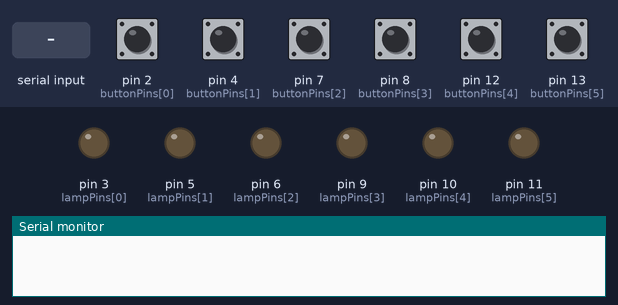
A sketch run on a simulated Arduino Nano, built with avr-gcc and run on an emulated ATmega328P. Shown: output pins drawn as LEDs (lit = HIGH), the last lines printed to the serial monitor. The inputs (shaded band) are chosen by the test bench; at power-on: pin 2 (buttonPins[0]), pin 4 (buttonPins[1]), pin 7 (buttonPins[2]), pin 8 (buttonPins[3]), pin 12 (buttonPins[4]), pin 13 (buttonPins[5]) HIGH.

Above: at 1.2 s.
1.3 s: pin 2 (buttonPins[0]) pulled LOW for 0.15 s
At 2.2 s:
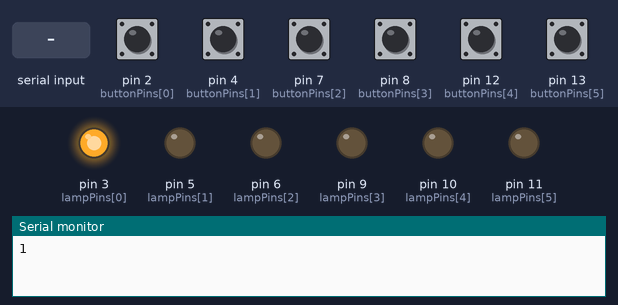
2.9 s: "R\n" received over Serial
5.9 s: pin 4 (buttonPins[1]) pulled LOW for 0.15 s
At 6.7 s:
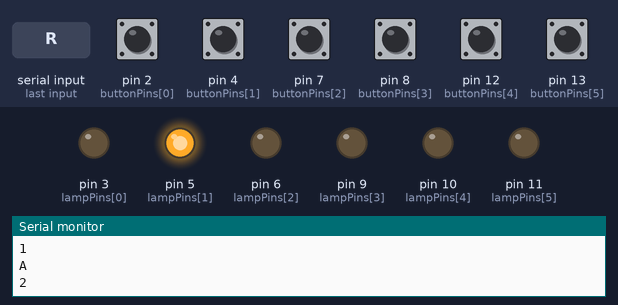
7.5 s: byte 70 ('F') received over Serial
At 7.86 s:
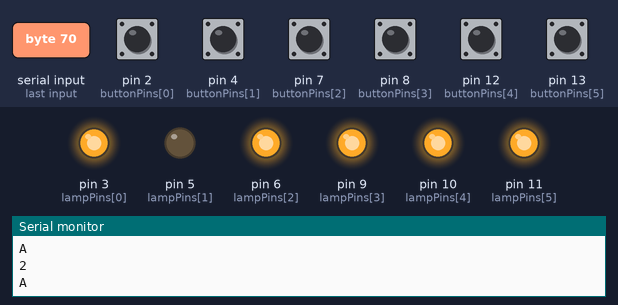
10.5 s: pin 7 (buttonPins[2]) pulled LOW for 0.15 s
At 11.4 s:
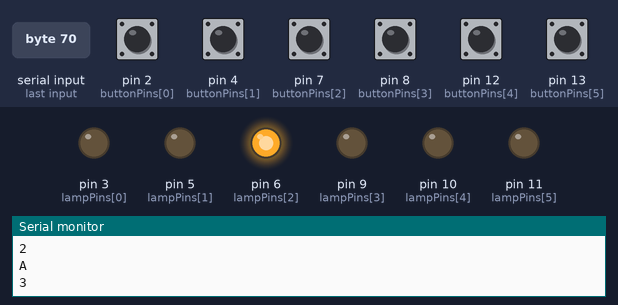
12.1 s: byte 82 ('R') received over Serial
Timing chart, 0 to 20.2 s (numbered marks = the images above; inputs shaded):
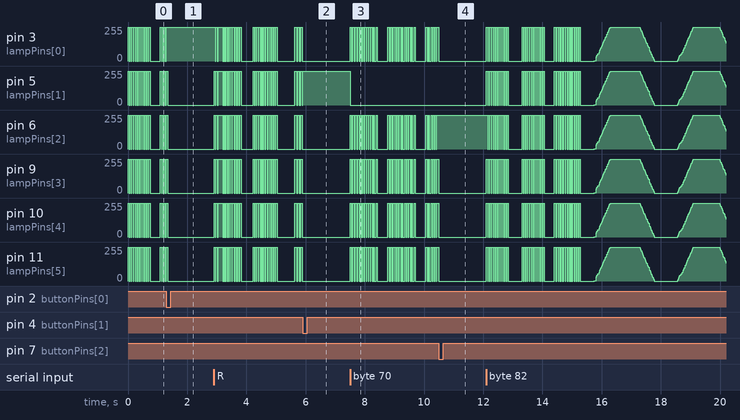

The sketch:

beopardy.ino
```cpp
/*
  CCC beopardy serial protocol

  See http://www.42.org/~sec/B/beopardy-2010/RTFM.serial

  Hardware connections / pin assignments:

  Button 1: pin D2
  Button 2: pin D4
  Button 3: pin D7
  Button 4: pin D8
  Button 5: pin D12
  Button 6: pin D13 (onboard LED)

  Lamp 1: pin  D3  (PWM capable)
  Lamp 2: pin  D5  (PWM capable)
  Lamp 3: pin  D6  (PWM capable)
  Lamp 4: pin  D9  (PWM capable)
  Lamp 5: pin  D10 (PWM capable)
  Lamp 6: pin  D11 (PWM capable)

*/

/* PLAYERS: maximum number of players the hardware supports
 * setting this higher than the actual number of buttons currently connected is ok.
 * setting this higher than 5 will redefine the onboard LED
 * maximum setting is 6 for the Arduino nano v3.0.
 */
#define PLAYERS 6

int buttonPins[] = { 2, 4, 7, 8, 12, 13 };
int lampPins[]   = { 3, 5, 6, 9, 10, 11 };

/* BUTTON_PUSHED: the TTL level on digital pins while a button is pushed
 * depends on the circuitry that connects the buttons to the digital I/O pins (true or false)
 */
#define BUTTON_PUSHED LOW

// DEBOUNCE_COUNT: how many consecutive reads until a button is considered to be pressed
#define DEBOUNCE_COUNT 8

// consistency check on number of maximum players
#if PLAYERS < 2 || PLAYERS > 6
#error invalid numbers of \PLAYERS: PLAYERS
#endif

#if PLAYERS < 6
int ledPin = 13; // indicator for "button has been pushed"
#endif

bool asyncMode = true;      // sync mode: PC polls board for buttons; async mode: board sends buttons anytime
int button = 0;                // indicates which button was pressed first, or zero if no button pressed yet, or -1 if buttons inactive by command 'N'
int debounceCounters[PLAYERS]; // debounce counters for each button
unsigned char suppressedButtons;     // bitmask that indicates suppressed buttons (player gave wrong answer)

// these arrays control the lamp flickering
typedef struct struct_flash {
    unsigned short repetitions;      // how many flashes
    unsigned short attack_decay;     // attach and decay rate in ms
    unsigned short on_duration;      // hold duration in ms
    unsigned short off_duration;     // pause before next repetition in ms
} t_flash;

const t_flash flashes_odd[] = {
  { 12, 5, 20, 20 }, // 20 quick flashes
  {  1, 0, 0, 300 },  // 500 ms pause
  { 12, 5, 20, 20 }, // 20 quick flashes
  {  1, 0, 0, 300 },  // 500 ms pause
  { 12, 5, 20, 20 }, // 20 quick flashes
  {  1, 0, 0, 300 },  // 500 ms pause
  {  3, 500, 500, 600 } // 4 gentle faded flashes
};
const t_flash flashes_even[] = {
  { 12, 5, 20, 20 }, // 20 quick flashes
  {  1, 0, 0, 300 },  // 500 ms pause
  { 12, 5, 20, 20 }, // 20 quick flashes
  {  1, 0, 0, 300 },  // 500 ms pause
  { 12, 5, 20, 20 }, // 20 quick flashes
  {  1, 0, 0, 300 },  // 500 ms pause
  {  2, 500, 500, 600 }, // 4 gentle faded flashes
  {  3, 500, 500, 600 }, // 4 gentle faded flashes
  { 12, 5, 20, 20 }, // 20 quick flashes
  {  1, 0, 0, 300 },  // 500 ms pause
  { 12, 5, 20, 20 }, // 20 quick flashes
  {  1, 0, 0, 300 }  // 500 ms pause
};

const t_flash *flash_controls[2] = { flashes_even, flashes_odd };

#define FLASH_N_ODD sizeof(flashes_odd)/sizeof(flashes_odd[0])
#define FLASH_N_EVEN sizeof(flashes_even)/sizeof(flashes_even[0])
#define LOOP_IDX_ODD 2
#define LOOP_IDX_EVEN 7


int lampSequenceIdx[PLAYERS];  // index to flash sequence
int lampRepetition[PLAYERS];   // sequence repetition counter
int lampProgress[PLAYERS];     // sub-sub-index to progress of flash phase


void setup() {
  // create serial object
  Serial.begin(9600);

#if PLAYERS < 6
  // set pin modes
  pinMode(ledPin, OUTPUT);
#endif

  for(int i=0; i<PLAYERS; i++) {
      pinMode(buttonPins[i], INPUT);
      // activate pull-up resistors
      digitalWrite(buttonPins[i], HIGH);
      pinMode(lampPins[i], OUTPUT);
      digitalWrite(lampPins[i], LOW);
  }

  randomSeed(analogRead(0));
  resetBoard();
}

// indicate which buttons are currently pressed and return bitmask
int currentButtons() {
    int curButtons = 0;
    for(int i=0; i<PLAYERS; i++) {
        if(digitalRead(buttonPins[i]) == BUTTON_PUSHED)
            curButtons |= (1<<i);
    }
    return curButtons;
}

// extract first active button from bitmask
int bitmask2button(int bitmask) {
  for(int i=0; i<PLAYERS; i++) {
    if((bitmask>>i) & 1 != 0) {
        return i+1;
    }
  }
  return 0;
}

void resetLamps() {
  for(int i=0; i<PLAYERS; i++) {
    digitalWrite(lampPins[i], LOW); // switch off all lamps
    lampSequenceIdx[i] = 0;         // reset animation state
    lampRepetition[i]  = 0;
    lampProgress[i]    = 0;
  }
}

void suppressAllButtons() {
  for(int i=0; i<PLAYERS; i++) {
    suppressButton(i+1);
  }
}

void activateLamp(int index) {
  resetLamps();
  digitalWrite(lampPins[index], HIGH);
}

void resetBoard() {
    resetLamps();
    suppressedButtons = 0;
#if PLAYERS < 6
    digitalWrite(ledPin, LOW);
#endif
    button = 0;
}

void suppressButton(int button_nr) {
    suppressedButtons |= (1<<(button_nr-1));
    digitalWrite(lampPins[button_nr-1], LOW);
}

// single scan sweep over all buttons with debouncing
// this function shall be called from a loop, so consecutive reads on button pins make it through debouncing
int scanButtons() {
    static unsigned long lastScan = millis();

    // debouncing interval between button readouts
    if (millis()-lastScan < 1)
        return 0;

    for(int i=0; i<PLAYERS; i++) {

        if((suppressedButtons & (1<<i)) != 0)
            continue;

        if(digitalRead(buttonPins[i]) == BUTTON_PUSHED) {
            debounceCounters[i]++;
            if(debounceCounters[i] >= DEBOUNCE_COUNT) {
                button = i+1;
                activateLamp(i);
#if PLAYERS < 6
                digitalWrite(ledPin, HIGH);
#endif
                return button;
            }
        } else {
            debounceCounters[i] = 0;
        }
    }
    return 0;
}

void receiveCommand() {
  // read command via USB
  int cmd = Serial.read();

  if(cmd == 'A') {  // switch to async mode (board signals pressed buttons to PC anytime)
    asyncMode = true;
    Serial.println("A");

  } else if(cmd == 'S') {  // switch to sync mode (PC polls for pressed buttons)
    asyncMode = false;
    Serial.println("S");

  } else if (cmd == 'Q' && !asyncMode) {  // poll in sync mode
      Serial.println(button);

  } else if(cmd == 'R') {  // reset board (async mode)
    int curButtons = currentButtons();
    if(curButtons == 0) {
      // reset successful (all buttons currently released)
      resetBoard();
      Serial.println("A");
    } else {
      // indicate currently pressed button (only one with lowest index)
      Serial.println(bitmask2button(curButtons));
    }

  } else if(cmd == 'O' && button > 0) { // oops, button pressed accidentially - partial reset
    int curButtons = currentButtons();
    if(curButtons == 0) {
      button = 0;
      resetLamps();
      Serial.println("A");
    } else {
      // indicate currently pressed button (only one with lowest index)
      Serial.println(bitmask2button(curButtons));
    }

  } else if(cmd == 'F' && button > 0) { // answer was incorrect, ignore active button
    int curButtons = currentButtons();
    if(curButtons == 0) {
      suppressButton(button);
      button = 0;
      resetLamps();
      Serial.println("A");
    } else {
      // indicate currently pressed button (only one with lowest index)
      Serial.println(bitmask2button(curButtons));
    }

  } else if(cmd == 'N') {  // silence all lamps and buttons
    resetLamps();
    // DISABLED because the sequence R,N,1,F would leave all buttons suppressed
    //suppressAllButtons();
    button = -1; // disable buttons without messing with suppressedButtons
    Serial.println("A");

  } else if(cmd >= '1' && cmd < '1' + PLAYERS ) {  // simulate button pushed
    if(button <= 0) {   // no button pressed yet
      button = cmd - '1' + 1;
      activateLamp(button-1);
#if PLAYERS < 6
      digitalWrite(ledPin, HIGH);
#endif
      Serial.println("A");
    } else {
      Serial.println("?");
    }
  } else if(cmd == '\n' || cmd == '\r') {
    // ignore newline characters
  } else {
    // indicate invalid or unknown command
    //Serial.print(cmd);
    Serial.println("?");
  }
  Serial.flush();  // this waits until all data has been transmitted (it does not discard incoming data)
}

// advance lamp animation by one step (= 1 ms)
void animateLamps() {
  static unsigned long lastStep = 0;

  // animation time resolution is 1 ms
  if(millis()-lastStep < 1)
    return;

  lastStep = millis();

  for(int i=0; i<PLAYERS; i++) {
     if((suppressedButtons & (1<<i)) != 0)
         continue;

     // advance lampProgress through the phases (attack, hold, decay, pause)
     lampProgress[i]++;
     const t_flash *f = &flash_controls[i%2][lampSequenceIdx[i]];

     unsigned char brightness = 0;

     // find flash phase
     if(lampProgress[i] <= f->attack_decay) {
        // attack phase (fade in)
        float ratio = 255.0 * lampProgress[i] / f->attack_decay;
        brightness = (unsigned char)ratio;

     } else if(lampProgress[i] <= f->attack_decay
                                + f->on_duration) {
        // on phase
        brightness = 255;

     } else if(lampProgress[i] <= f->attack_decay
                                + f->on_duration
                                + f->attack_decay) {
        // decay phase (fade out)
        float ratio = 255.0 * (f->attack_decay - (lampProgress[i] - f->attack_decay - f->on_duration)) / f->attack_decay;
        brightness = (unsigned char)ratio;

     } else if(lampProgress[i] <= f->attack_decay
                                + f->on_duration
                                + f->attack_decay
                                + f->off_duration) {
        // off phase (rest dark until next repetition)
        brightness = 0;

     } else {
        // next repetition
        lampProgress[i] = 0;
        lampRepetition[i]++;
        if(lampRepetition[i] >= f->repetitions) {
            lampRepetition[i] = 0;
            lampSequenceIdx[i]++;
            if(i%2 == 0 && lampSequenceIdx[i] >= FLASH_N_EVEN) {
                lampSequenceIdx[i] = LOOP_IDX_EVEN;
            } else if(i%2 != 0 && lampSequenceIdx[i] >= FLASH_N_ODD) {
                lampSequenceIdx[i] = LOOP_IDX_ODD;
            }
        }
     }

     // send current brightness to lamp
     analogWrite(lampPins[i], brightness);
  }
}

void loop() {
  // watch out for serial input
  if(Serial.available() > 0) {
     receiveCommand();
  }

  // scan buttons only if no button pressed
  if(button == 0) {
      // blink buttons that are still in the game
      animateLamps();

      if(scanButtons() && asyncMode) {
          Serial.println(button);
      }
  }
}
```

Measured:
- after the input at 1.3 s, pin 3 (lampPins[0]): stops changing and stays 255/255; pin 5 (lampPins[1]), pin 6 (lampPins[2]), pin 9 (lampPins[3]), pin 10 (lampPins[4]), pin 11 (lampPins[5]): goes on until 1.3 s, then stays 0/255
- after the input at 5.9 s, pin 3 (lampPins[0]), pin 6 (lampPins[2]), pin 9 (lampPins[3]), pin 10 (lampPins[4]), pin 11 (lampPins[5]): stops changing and stays 0/255; pin 5 (lampPins[1]): goes on until 5.9 s, then stays 255/255
- after the input at 7.5 s, pin 3 (lampPins[0]), pin 6 (lampPins[2]), pin 9 (lampPins[3]), pin 10 (lampPins[4]), pin 11 (lampPins[5]): 0/255 → 255/255 at once, then moves between 0/255 and 255/255, repeating every 1.3 s; pin 5 (lampPins[1]): 255/255 → 0/255 at once
- after the input at 10.5 s, pin 3 (lampPins[0]), pin 9 (lampPins[3]), pin 10 (lampPins[4]), pin 11 (lampPins[5]): stops changing and stays 0/255; pin 6 (lampPins[2]): stays 255/255 (without the input it goes to 0/255 after 0.07 s)
